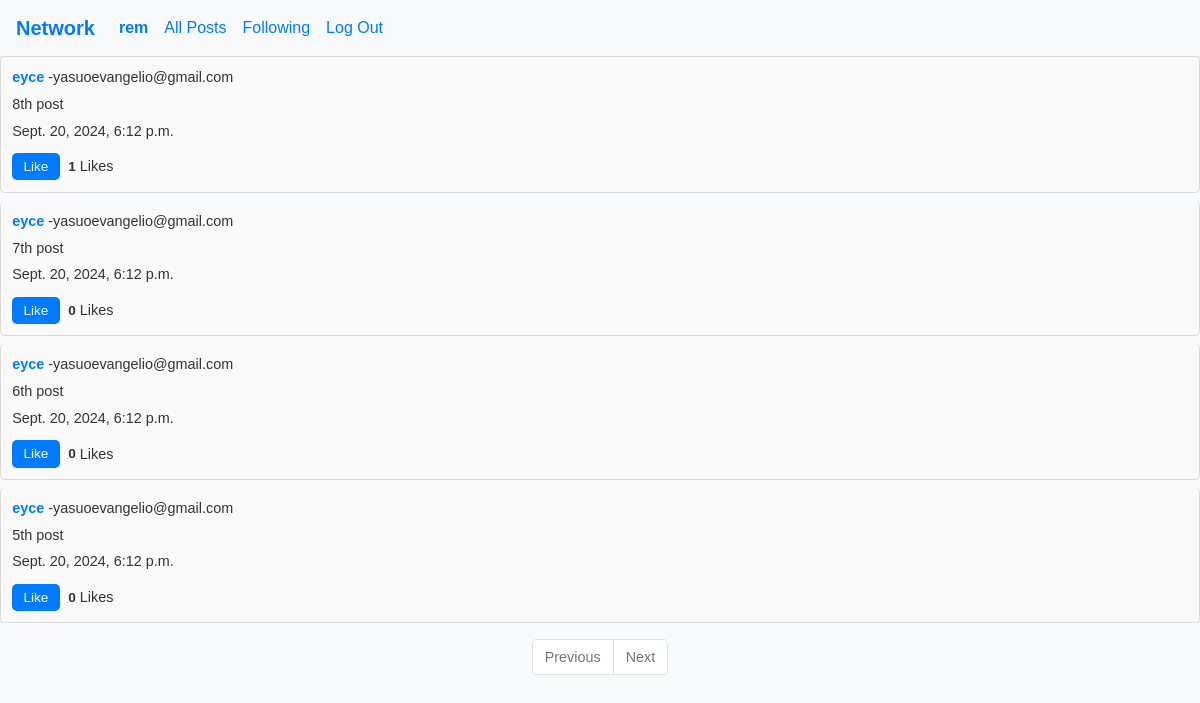
/followingPage/ (signed in), run on the app's committed database.
### network/models.py (models this page shows, shortened)
class User(AbstractUser):
    pass

class Post(models.Model):
    user = models.ForeignKey(User, on_delete=models.CASCADE, blank=True, null=True, related_name="author")
    content = models.CharField(max_length=500)
    date = models.DateTimeField(auto_now_add=True)
    def like_count(self):
        return self.likes.count()

### network/views.py (the view)
# urls.py: path("followingPage/", views.following_page, name="following_page"),
def following_page(request):
    user = request.user
    following = Follow.objects.filter(follower=user).values_list('followed', flat=True)
    posts = Post.objects.filter(user__in=following).order_by('-date')
    """ following1 = Follow.objects.filter(follower=user)
    posts1 = Post.objects.all()
    following_list = []
    for post in posts1:
        for followed in following1:
            if followed.followed == post.user:
                following_list.append(post)
    """
    return render(request, "network/following_page.html", {
         "posts": posts
    })

### network/templates/network/following_page.html (shortened to what this page needs)
{% extends "network/layout.html" %}
{% load static %}
{% block body %}
    <div class="posts">
        {% for post in posts %}
            <div class="post list-group-item">
                <p><a href="{% url 'profile_page' post.user.username %}">{{ post.user.username }}</a> -{{ post.user.email }}</p>
                <p>{{ post.content }}</p>
                <p>{{ post.date }}</p>
                <button class="like-btn" data-post-id="{{ post.id }}">
                    {% if request.user in post.likes.all %}
                        Unlike
                    {% else %}
                        Like
                    {% endif %}
                </button>
                <span class="like-count" id="like-count-{{ post.id }}">{{ post.like_count }}</span> Likes
            </div>
        {% endfor %}
    </div>
        <ul class="pagination justify-content-center">
            {% if posts.has_previous %}
                <li class="page-item">
                    <a class="page-link" href="?page={{ posts.previous_page_number }}" aria-label="Previous">
                        <span aria-hidden="true">&laquo; Previous</span>
                    </a>
                </li>
            {% else %}
                <li class="page-item disabled">
                    <a class="page-link" tabindex="-1" aria-disabled="true">Previous</a>
                </li>
            {% endif %}
            {% if posts.has_next %}
                <li class="page-item">
                    <a class="page-link" href="?page={{ posts.next_page_number }}" aria-label="Next">
                        <span aria-hidden="true">Next &raquo;</span>
                    </a>
                </li>
            {% else %}
                <li class="page-item disabled">
                    <a class="page-link" href="#" tabindex="-1" aria-disabled="true">Next</a>
                </li>
            {% endif %}
        </ul>
{% endblock %}

### network/templates/network/layout.html (shortened to what this page needs)
{% load static %}
<!DOCTYPE html>
<html lang="en">
    <head>
        <link rel="stylesheet" href="https://stackpath.bootstrapcdn.com/bootstrap/4.4.1/css/bootstrap.min.css">
        <link href="{% static 'network/styles.css' %}" rel="stylesheet">
    </head>
    <body>
        <nav class="navbar navbar-expand-lg navbar-light bg-light">
            <a class="navbar-brand" href="{% url 'index' %}">Network</a>
            <div>
              <ul class="navbar-nav mr-auto">
                {% if user.is_authenticated %}
                    <li class="nav-item">
                        <a class="nav-link" href="{% url 'profile_page' user.username %}"><strong>{{ user.username }}</strong></a>
                    </li>
                {% endif %}
                <li class="nav-item">
                  <a class="nav-link" href="{% url 'index' %}">All Posts</a>
                </li>
                {% if user.is_authenticated %}
                    <li class="nav-item">
                        <a class="nav-link" href="{% url 'following_page' %}">Following</a>
                    </li>
                    <li class="nav-item">
                        <a class="nav-link" href="{% url 'logout' %}">Log Out</a>
                    </li>
                {% endif %}
              </ul>
            </div>
          </nav>
        <div class="body">
            {% block body %}
            {% endblock %}
        </div>
    </body>
</html>

### network/static/network/styles.css (style rules this page uses)
* { margin: 0; padding: 0; box-sizing: border-box; }
body { font-family: Arial, sans-serif; background-color: #f8f9fa; color: #333; }
.navbar { box-shadow: 0px 4px 8px rgba(0, 0, 0, 0.1); }
.navbar-brand { font-weight: bold; color: #007bff !important; }
.nav-link { color: #007bff !important; }
.post { padding: 0.7rem; margin-bottom: 0.5rem; background-color: #f9f9f9; border: 1px solid #ddd; border-radius: 5px; font-size: 0.9rem; line-height: 1.3; }
.post p { margin-bottom: 0.5rem; }
.post a { font-weight: bold; color: #007bff; text-decoration: none; }
.like-btn, .edit-btn, .save-btn { background-color: #007bff; color: #fff; border: none; padding: 0.3rem 0.7rem; border-radius: 5px; cursor: pointer; font-size: 0.85rem; margin-top: 0.3rem; }
.like-count { font-weight: bold; margin-left: 0.3rem; font-size: 0.85rem; }
.pagination { margin-top: 1rem; font-size: 0.9rem; }
.page-link { color: #007bff; }

### data on the page
User: username "rem"
Post: user.username "eyce", user.email "yasuoevangelio@gmail.com", content "8th post", date "Sept. 20, 2024, 6:12 p.m.", shows "Like", like_count "1"
Post: user.username "eyce", user.email "yasuoevangelio@gmail.com", content "7th post", date "Sept. 20, 2024, 6:12 p.m.", shows "Like", like_count "0"
Post: user.username "eyce", user.email "yasuoevangelio@gmail.com", content "6th post", date "Sept. 20, 2024, 6:12 p.m.", shows "Like", like_count "0"
Post: user.username "eyce", user.email "yasuoevangelio@gmail.com", content "5th post", date "Sept. 20, 2024, 6:12 p.m.", shows "Like", like_count "0"
